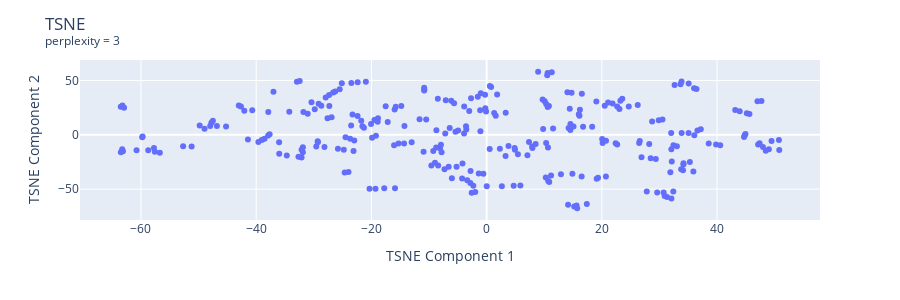
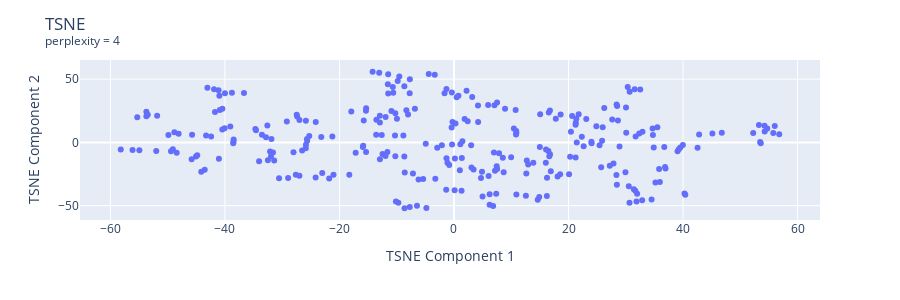
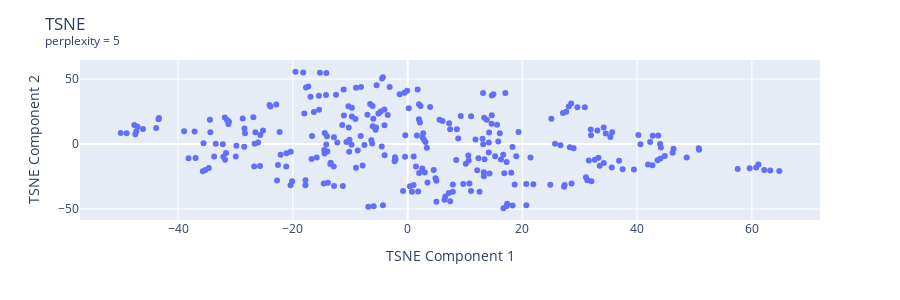
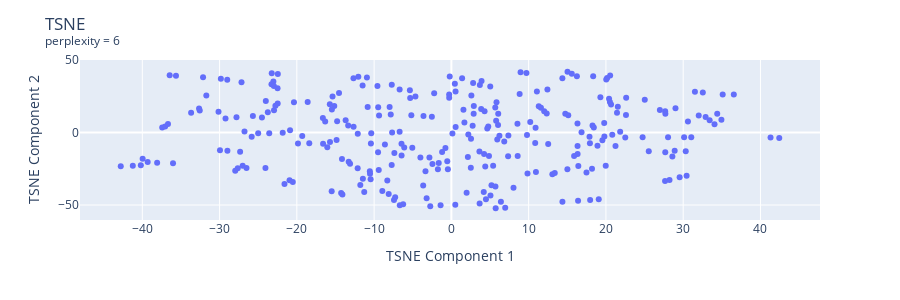

These figures' notebook cell, in order:
### Code cell
''' t-SNE '''

## Experiment ##
# perplexities = [i for i in range(5, 50, 5)]
perplexities = [i for i in range(3, 10, 1)]

for n_components in [2]:    #,3]:
    divergences = []

    for p in perplexities:
        # Model
        tsne_model = TSNE(n_components=n_components, perplexity=p, random_state=42)
        
        # Fit
        y = tsne_model.fit_transform(scaled_data_df)

        # Divergence
        divergences.append(tsne_model.kl_divergence_)

        fig = px.scatter(
            x=[r[0] for r in y],
            y=[r[1] for r in y],
        )
        fig.update_layout(title=f'TSNE<br><sup>perplexity = {p}</sup>',
                          xaxis_title='TSNE Component 1', yaxis_title='TSNE Component 2',
                          height=300)
        fig.show()

    # # Graph divergence
    # fig = px.line(
    #     x=perplexities, 
    #     y=divergences,
    #     markers=True,
    #     title=f't-SNE Perplexity - {n_components} Components'
    # )
    # fig.update_layout(xaxis_title="Perplexity Values", yaxis_title="Divergence")
    # fig.update_traces(line_color="red", line_width=1)
    # fig.show()

### Figure 1 — Plotly figure (JSON) as saved in the notebook; plotly's stock layout.template omitted (floating-point values rounded to 4 significant figures; data arrays with more than 128 entries replaced by an {"elided": "..."} marker saying what was removed)
{"data": [{"hovertemplate": "x=%{x}<br>y=%{y}<extra></extra>", "legendgroup": "", "marker": {"color": "#636efa", "symbol": "circle"}, "mode": "markers", "name": "", "orientation": "v", "showlegend": false, "type": "scatter", "x": {"elided": "288 float values"}, "xaxis": "x", "y": {"elided": "288 float values"}, "yaxis": "y"}], "layout": {"height": 300, "legend": {"tracegroupgap": 0}, "margin": {"t": 60}, "title": {"text": "TSNE<br><sup>perplexity = 3</sup>"}, "xaxis": {"anchor": "y", "domain": [0, 1], "title": {"text": "TSNE Component 1"}}, "yaxis": {"anchor": "x", "domain": [0, 1], "title": {"text": "TSNE Component 2"}}}}

### Figure 2 — Plotly figure (JSON) as saved in the notebook; plotly's stock layout.template omitted (floating-point values rounded to 4 significant figures; data arrays with more than 128 entries replaced by an {"elided": "..."} marker saying what was removed)
{"data": [{"hovertemplate": "x=%{x}<br>y=%{y}<extra></extra>", "legendgroup": "", "marker": {"color": "#636efa", "symbol": "circle"}, "mode": "markers", "name": "", "orientation": "v", "showlegend": false, "type": "scatter", "x": {"elided": "288 float values"}, "xaxis": "x", "y": {"elided": "288 float values"}, "yaxis": "y"}], "layout": {"height": 300, "legend": {"tracegroupgap": 0}, "margin": {"t": 60}, "title": {"text": "TSNE<br><sup>perplexity = 4</sup>"}, "xaxis": {"anchor": "y", "domain": [0, 1], "title": {"text": "TSNE Component 1"}}, "yaxis": {"anchor": "x", "domain": [0, 1], "title": {"text": "TSNE Component 2"}}}}

### Figure 3 — Plotly figure (JSON) as saved in the notebook; plotly's stock layout.template omitted (floating-point values rounded to 4 significant figures; data arrays with more than 128 entries replaced by an {"elided": "..."} marker saying what was removed)
{"data": [{"hovertemplate": "x=%{x}<br>y=%{y}<extra></extra>", "legendgroup": "", "marker": {"color": "#636efa", "symbol": "circle"}, "mode": "markers", "name": "", "orientation": "v", "showlegend": false, "type": "scatter", "x": {"elided": "288 float values"}, "xaxis": "x", "y": {"elided": "288 float values"}, "yaxis": "y"}], "layout": {"height": 300, "legend": {"tracegroupgap": 0}, "margin": {"t": 60}, "title": {"text": "TSNE<br><sup>perplexity = 5</sup>"}, "xaxis": {"anchor": "y", "domain": [0, 1], "title": {"text": "TSNE Component 1"}}, "yaxis": {"anchor": "x", "domain": [0, 1], "title": {"text": "TSNE Component 2"}}}}

### Figure 4 — Plotly figure (JSON) as saved in the notebook; plotly's stock layout.template omitted (floating-point values rounded to 4 significant figures; data arrays with more than 128 entries replaced by an {"elided": "..."} marker saying what was removed)
{"data": [{"hovertemplate": "x=%{x}<br>y=%{y}<extra></extra>", "legendgroup": "", "marker": {"color": "#636efa", "symbol": "circle"}, "mode": "markers", "name": "", "orientation": "v", "showlegend": false, "type": "scatter", "x": {"elided": "288 float values"}, "xaxis": "x", "y": {"elided": "288 float values"}, "yaxis": "y"}], "layout": {"height": 300, "legend": {"tracegroupgap": 0}, "margin": {"t": 60}, "title": {"text": "TSNE<br><sup>perplexity = 6</sup>"}, "xaxis": {"anchor": "y", "domain": [0, 1], "title": {"text": "TSNE Component 1"}}, "yaxis": {"anchor": "x", "domain": [0, 1], "title": {"text": "TSNE Component 2"}}}}
